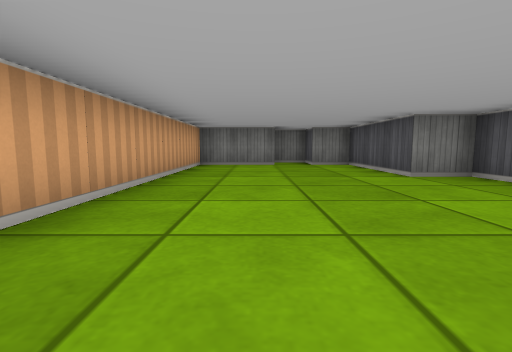
view 1 (above)

19 first-person views from a walk through a cub3D level. The camera is about half as high as the walls, tilts 6° down and sees 85° across. The floor is counted in squares. Each view is taken from the middle of a square. On the plan, view 1 faces up. The plan holds only what a view shows up to about 9 squares ahead; the rest is blank.

view 2
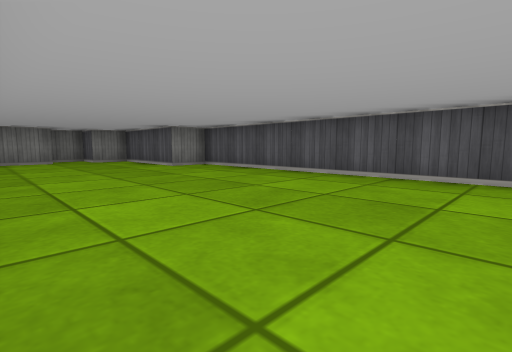

view 3
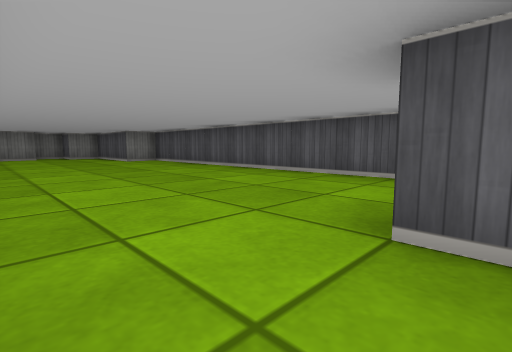

view 4
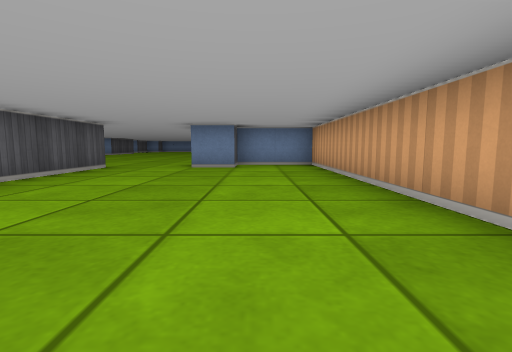

view 5
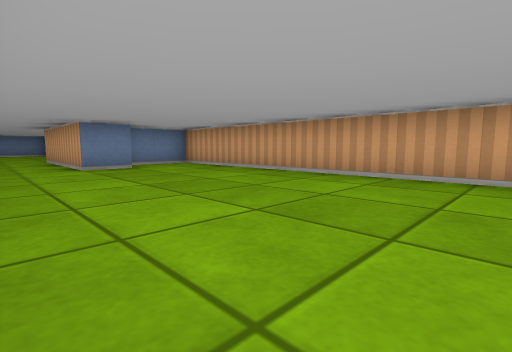

view 6
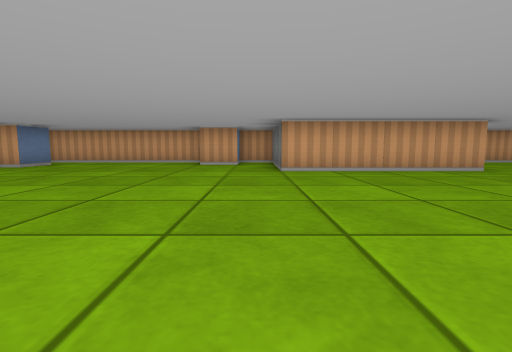

view 7
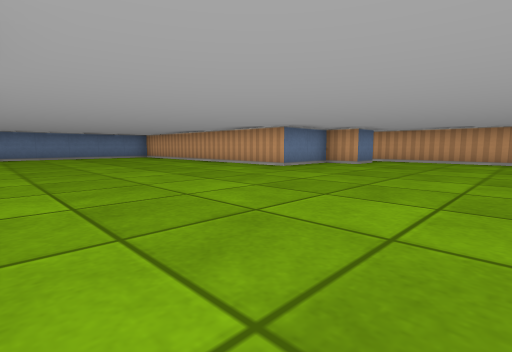

view 8
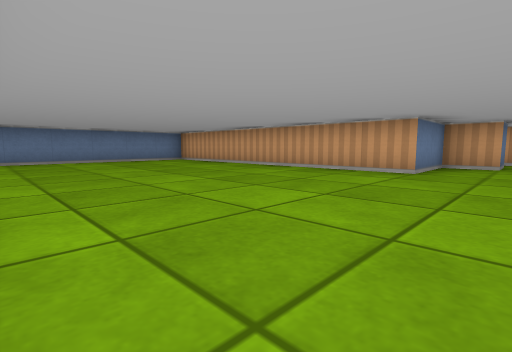

view 9
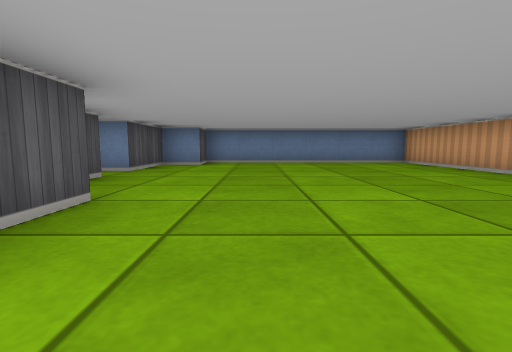

view 10
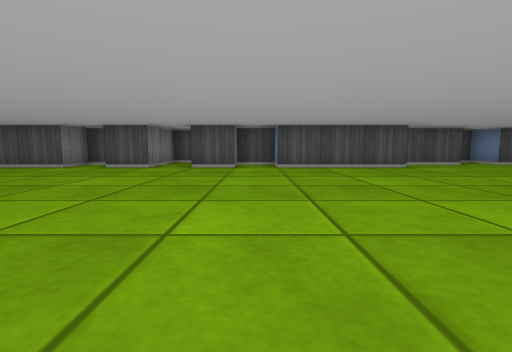

view 11
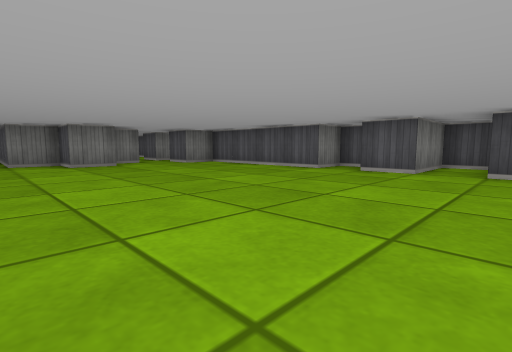

view 12
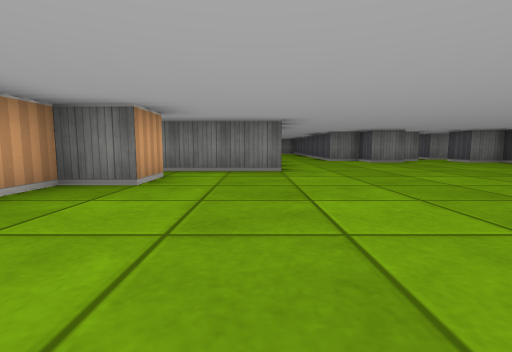

view 13
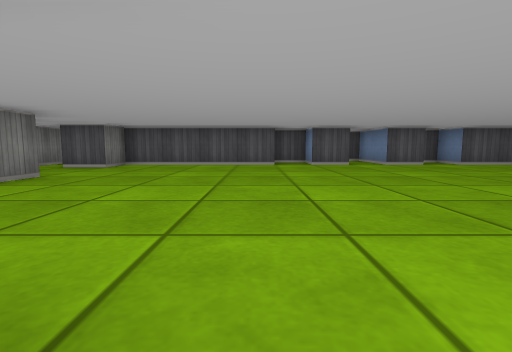

view 14
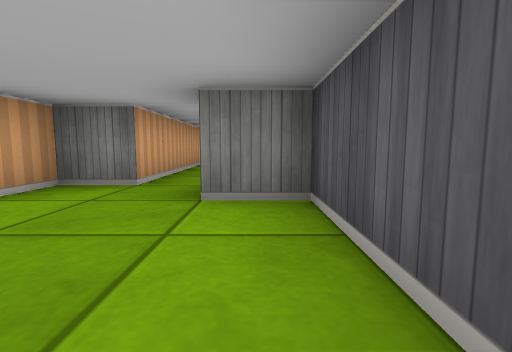

view 15
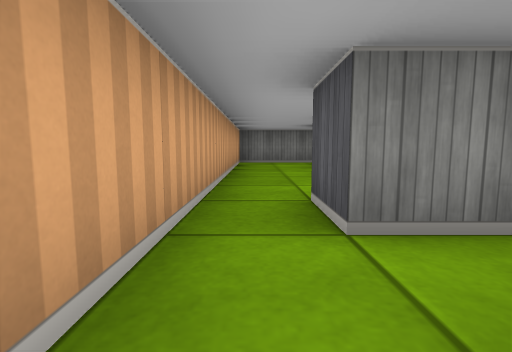

view 16
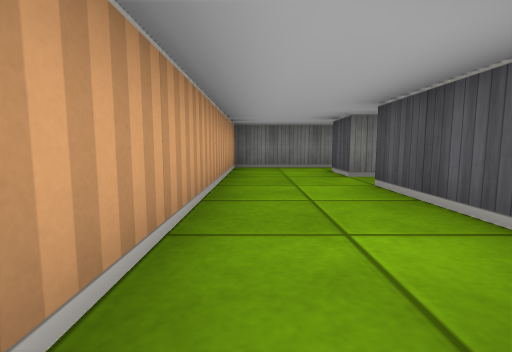

view 17
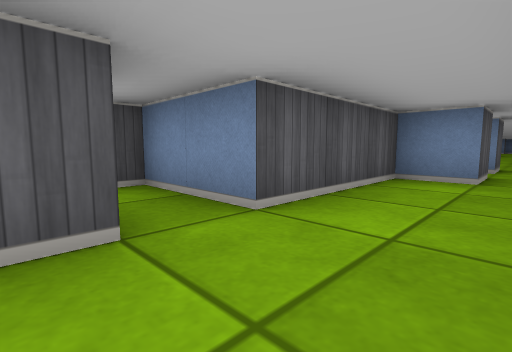

view 18
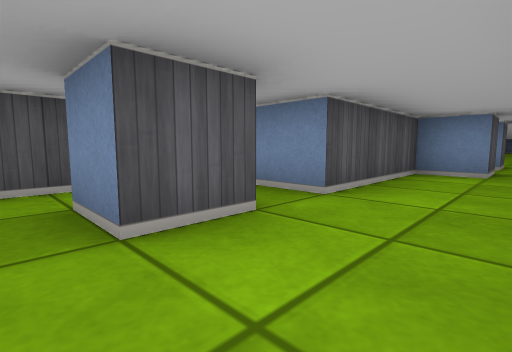

view 19
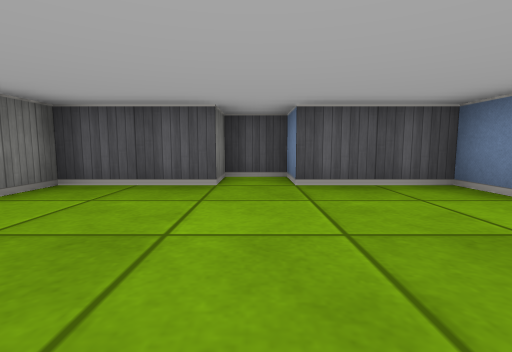

### Floor plan
Points are (right, up) in squares from view 1. A wall is a line through its corners. A room is listed if a view was taken in it or the views show most of it. See-through windows are left out.
Room 1 (views 1, 2, 3, 4, 5)
walls: (3.5, -4.5) (3.5, 4.5) (2.5, 4.5) (2.5, 7.5) (1.5, 7.5) (1.5, 8.5) (0.5, 8.5); (0.6, 7.5) (-1.5, 7.5) (-1.5, -5.5) (0.5, -5.5) (0.5, -4.5) (1.5, -4.5)
ways out: opening at (2.5, -4) to room 2
Room 2 (views 6, 7, 8, 9, 10, 11, 12, 13, 14, 15, 19)
walls: (-0.5, -14.5) (0.5, -14.5) (0.5, -15.5) (2.5, -15.5) (2.5, -23.5) (8.5, -23.5) (8.5, -22.5) (9.5, -22.5) (9.5, -20.5) (10.5, -20.5) (10.5, -19.5) (9.5, -19.5) (9.5, -17.5) (8.5, -17.5) (8.5, -14.5) (9.5, -14.5) (9.5, -13.5) (8.5, -13.5) (8.5, -12.5) (10.1, -12.5); (10.5, -12.4) (10.5, -11.5) (8.5, -11.5) (8.5, -10.5) (9.5, -10.5) (9.5, -9.5) (8.5, -9.5) (8.5, -5.5) (7.5, -5.5) (7.5, -4.5); (-0.5, -9.4) (-0.5, -10.5) (-1.5, -10.5) (-1.5, -15.2); (-1.5, -8.4) (-1.5, -9.5) (-0.8, -9.5); (6.5, -4.5) (5.5, -4.5) (5.5, -5.5) (4.5, -5.5) (4.5, -4.5) (3.5, -4.5); (1.5, -4.5) (1.5, -8.5) (-1.2, -8.5)
ways out: opening at (2.5, -4) to room 1; opening at (7, -5) to room 3
Room 3 (view 16)
walls: (9, -3.5) (7.5, -3.5) (7.5, -2.5); (6.5, -2.5) (6.5, -4.5)
ways out: opening at (7, -5) to room 2; opening at (7, -3) to room 4
Room 4 (views 17, 18)
walls: (9, 1.5) (8.5, 1.5) (8.5, 2.5) (9.5, 2.5); (8.9, 3.5) (6.5, 3.5) (6.5, -2.5); (7.5, -2.5) (8.5, -2.5) (8.5, 0.5) (10.5, 0.5) (10.5, 2.9)
ways out: opening at (7, -3) to room 3

Positions as (right, up) in squares from view 1, and headings:
1: (0, 0), facing up
2: (-1, -2), facing up-right
3: (-1, -5), facing up-right
4: (0, 2), facing down
5: (3, 2), facing down-left
6: (7, -9), facing left
7: (8, -11), facing down-left
8: (8, -14), facing down-left
9: (7, -15), facing down
10: (2, -14), facing right
11: (3, -13), facing up-right
12: (1, -14), facing up
13: (1, -9), facing right
14: (8, -8), facing up
15: (7, -5), facing up
16: (7, -3), facing up
17: (7, 2), facing down-right
18: (7, 3), facing down-right
19: (6, -20), facing right
